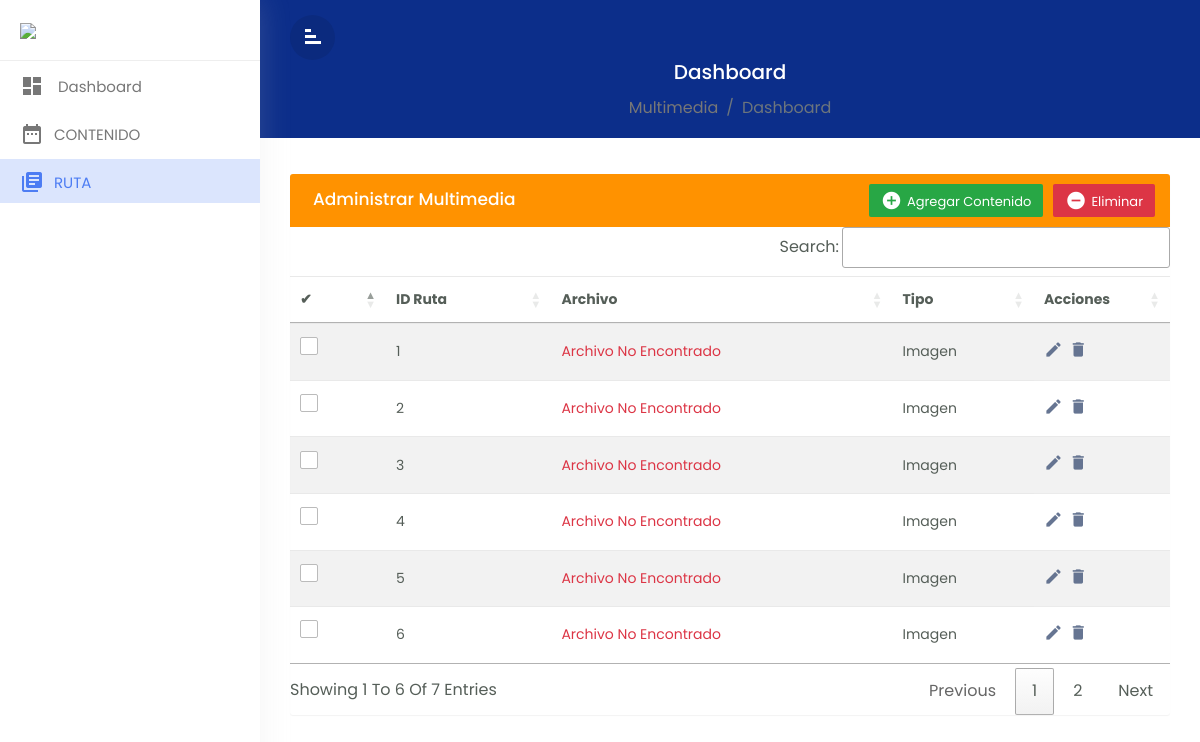
Page /Home/Ruta.php on the committed database.
### tables this page shows
CREATE TABLE `multimedia` (
  `idMultimedia` int(11) NOT NULL,
  `idTipo` int(11) DEFAULT NULL,
  `idContenido` int(11) DEFAULT NULL,
  `idRuta` int(11) NOT NULL
);

### Home/Ruta.Logica.php (called while the page is built, shortened)
<?php
class Actualizar
{
    static public function MostrarMultimedia()
    {
        $conn = Connetion::Conexcion();
        $stmt = $conn->prepare("
    SELECT m.idMultimedia, m.idTipo, m.idRuta, r.ruta
    FROM multimedia m
    INNER JOIN rutas r ON m.idRuta = r.idRuta
");
        $stmt->execute();
        $result1 = $stmt->fetchAll(PDO::FETCH_ASSOC);
        return $result1;
    }
    static public function MostrarTipo(){
        $conn = Connetion::Conexcion();
        $stmt = $conn->prepare("SELECT idTipo,nombre FROM tipo");
        $stmt ->execute();
        $resultado = $stmt->fetchAll(PDO::FETCH_ASSOC);
        return $resultado;
    }
}

### Home/Ruta.php (the view, shortened to what this page needs)
<?php
include_once("../Home/Ruta.Logica.php");
$result = Actualizar::MostrarMultimedia();
$resultado = Actualizar::MostrarTipo();
$tiposMap = [];
foreach ($resultado as $tipo) {
    $tiposMap[$tipo['idTipo']] = $tipo['nombre'];
}
?>
<!doctype html>
<html lang="en">
<head>
    <link rel="stylesheet" href="../css/bootstrap.min.css">
    <link rel="stylesheet" href="../css/custom.css">
    <link rel="stylesheet" href="https://cdn.datatables.net/1.13.6/css/jquery.dataTables.min.css">
</head>
<body>
    <div class="wrapper">
        <nav id="sidebar">
            <div class="sidebar-header">
                <h3><img src="https://encrypted-tbn0.gstatic.com/images?q=tbn:ANd9GcT0a47CvuB459su5Io-M3ptqwXeTd2qYeDKuA&s" class="img-fluid" /><span></span></h3>
            </div>
            <ul class="list-unstyled components">
                <li class="">
                    <a href="../Home/admin.php" class="dashboard"><i class="material-icons">dashboard</i>
                        <span>Dashboard</span></a>
                </li>
                <li class="">
                    <a href="../Home/Contenido.php"><i class="material-icons">date_range</i><span>CONTENIDO</span></a>
                </li>
                <li class="active">
                    <a href="../Home/Ruta.php"><i class="material-icons">library_books</i><span>RUTA
                        </span></a>
                </li>
            </ul>
        </nav>
        <div id="content">
            <div class="top-navbar">
            <div class="xp-topbar">
                <div class="row">
                    <div class="col-2 col-md-1 col-lg-1 order-2 order-md-1 align-self-center">
                        <div class="xp-menubar">
                            <span class="material-icons text-white">signal_cellular_alt</span>
                        </div>
                    </div>
                </div>
            </div>
                <div class="xp-breadcrumbbar text-center">
                    <h4 class="page-title">Dashboard</h4>
                    <ol class="breadcrumb">
                        <li class="breadcrumb-item"><a href="#">Multimedia</a></li>
                        <li class="breadcrumb-item active" aria-current="page">Dashboard</li>
                    </ol>
                </div>
            </div>
            <div class="main-content">
                <div class="row">
                    <div class="col-md-12">
                        <div class="table-wrapper">
                            <div class="table-title">
                                <div class="row">
                                    <div class="col-sm-6 p-0 d-flex justify-content-lg-start justify-content-center">
                                        <h2 class="ml-lg-2">Administrar Multimedia</h2>
                                    </div>
                                    <div class="col-sm-6 p-0 d-flex justify-content-lg-end justify-content-center">
                                        <a href="#addEmployeeModal" class="btn btn-success" data-toggle="modal">
                                            <i class="material-icons">&#xE147;</i>
                                            <span>Agregar Contenido</span>
                                        </a>
                                        <a href="#deleteEmployeeModal" class="btn btn-danger" data-toggle="modal">
                                            <i class="material-icons">&#xE15C;</i>
                                            <span>Eliminar</span>
                                        </a>
                                    </div>
                                </div>
                            </div>
                            <table class="table table-striped table-hover" id="tablaContenido">
                                <thead>
                                    <tr>
                                        <th>✔</th>
                                        <th>ID Ruta</th>
                                        <th>Archivo</th>
                                        <th>Tipo</th>
                                        <th>Acciones</th>
                                    </tr>
                                </thead>
                                <tbody>
                                    <?php
                                    foreach ($result as $value) {
                                        echo '<tr>
                                    <td>
                                        <span class="custom-checkbox">
                                            <input type="checkbox" id="checkbox' . $value['idMultimedia'] . '" name="options[]" value="' . $value['idMultimedia'] . '">
                                            <label for="checkbox' . $value['idMultimedia'] . '"></label>
                                        </span>
                                    </td>
                                     <td>' . $value['idRuta'] . '</td>';
                                        if (file_exists($value['ruta'])) {
                                            echo '<td><a href="' . $value['ruta'] . '" target="_blank" class="btn btn-primary">Ver más</a></td>';
                                        } else {
                                            echo '<td><span class="text-danger">Archivo no encontrado</span></td>';
                                        }
                                        echo '<td>' . (isset($tiposMap[$value['idTipo']]) ? htmlspecialchars($tiposMap[$value['idTipo']]) : 'Desconocido') . '</td>';
                                        echo '<td>
                                            <a href="#editEmployeeModal" class="edit" data-toggle="modal"
                                            data-id="' . $value['idMultimedia'] . '" data-tipo="' . $value['idTipo'] . '">
                                                <i class="material-icons" data-toggle="tooltip" title="Editar">&#xE254;</i>
                                            </a>
                                            <a href="#deleteEmployeeModal" class="delete" data-toggle="modal"
                                            data-id="' . $value['idMultimedia'] . '">
                                                <i class="material-icons" data-toggle="tooltip" title="Eliminar">&#xE872;</i>
                                            </a>
                                        </td>
                                    </tr>';
                                    }
                                    ; ?>
                                </tbody>
                            </table>
                        </div>
                </div>
            </div>
        </div>
</body>
</html>

### css/custom.css (style rules this page uses)
body,html { line-height:1.8; font-family:'Poppins',sans-serif; color:#555e58; text-transform:capitalize; font-weight:400; margin:0px; padding:0px; }
.material-icons { font-family: 'Material Icons'; font-weight: normal; font-style: normal; font-size: 24px; display: inline-block; line-height: 1; text-transform: none; letter-spacing: normal; word-wrap: normal; white-space: nowrap; direction: ltr; -webkit-font-smoothing: antialiased; text-rendering: optimizeLegibility; -moz-osx-font-smoothing: grayscale; font-feature-settings: 'liga'; }
a { color:#333; font-weight:400; }
ul,ol { padding:0px; margin:0px; list-style:none; }
a,a:hover,a:focus { color:#333; text-decoration:none; transition:all 0.3s; }
.wrapper { position:relative; width:100%; overflow:auto; }
#sidebar { position:fixed; height:100%!important; top:0; left:0; bottom:0; z-index:11; width:260px; overflow:auto; transition:all 0.3s; background-color:#fff; box-shadow:0 0 30px 0 rgba(200 200 200 / 20%); }
@media only screen and (min-width:992px) { #content { width:calc(100% - 260px); position:relative; float:right; transition:all 0.3s; } }
#sidebar .sidebar-header { padding:20px; background-color:#fff; border-bottom:1px solid #eee; }
.sidebar-header h3 { color:#333; font-size:17px; margin:0px; text-transform:uppercase; transition:all 0.5s ease; font-weight:600; }
.sidebar-header h3 img { width:45px; margin-right:10px; }
#sidebar ul li { padding:2px 0px; }
#sidebar ul li.active> a { color:#4c7cf3; background-color:#DBE5FD; }
#sidebar ul li.active> a i { color:#4c7cf3; }
#sidebar ul li a { padding:5px 10px 5px 20px; line-height:30px; font-size:15px; position:relative; font-weight:400; display:block; color:#777777; text-transform:capitalize; }
#sidebar ul li a i { position:relative; margin-right:10px; top:6px; }
#content { position:relative; transition:all 0.5s; background-attachment:#f9fafc; }
.top-navbar { width:100%; z-index:9; position:relative; padding:15px 30px; background-color:#0C2E8A; }
.xp-breadcrumbbar .page-title { font-size:20px; color:#fff; margin-bottom:0; margin-top:0; }
.breadcrumb { display:inline-flex; background-color:transparent; margin:0; padding:10px 0 0; }
.breadcrumb .breadcrumb-item a { color:#777777; }
.breadcrumb-item.active { color:#6c757d; }
.breadcrumb-item+.breadcrumb-item { padding-left:.5rem; }
.main-content { padding:30px 30px 0px 30px; }
.xp-menubar { border-radius:50%; width:45px; height:45px; line-height:45px; text-align:center; margin-right:20px; border:none; color:#fff; cursor:pointer; background-color:rgba(0,0,0,0.09); }
.xp-menubar span { margin:9px; padding:0px; transform:rotate(90deg); }
.table-wrapper { background-color: #fff; margin:6px 0px 40px 0px; width: 100%; overflow: auto; border-radius: 3px; box-shadow: 0 1px 1px rgb(0 0 0 / 5%); }
.table-title { background:#FF9200; color:#fff; position:sticky; top:0; width:100%; left:0; padding:10px 30px; border-radius:0px 0px 0 0; }
.table-title h2 { margin:5px 0 0; font-size:17px; }
.table-title .btn { color:#fff; float:right; font-size:13px; border:none; min-width:50px; border-radius:2px; border:none; outline:none!important; margin-left:10px; }
.table-title .btn i { float:left; font-size:21px; margin-right:5px; }
.table-title .btn span { float:left; margin-top:2px; }
table.table tr th, table.table tr td { border-color:#e9e9e9; padding:8px 15px; font-size:14px; font-weight: 400; vertical-align:middle; }
table.table tr th:first-child { width:60px; }
table.table tr th:last-child { width:100px; }
table.table td:last-child { opacity:0.9; font-size:22px; margin:0px 5px; }
table.table td a { font-weight:bold; color:#566787; display:inline-block; text-decoration:none; outline:none!important; }
.edit { color:#FFC107; }
.delete { color:#F44336; }
table.table td i { font-size:19px; }
.custom-checkbox { position:relative; }
.custom-checkbox label:before { width:18px; height:18px; }
.custom-checkbox label:before { content:""; margin-right:10px; display:inline-block; vertical-align:text-top; background-color:#fff; border:1px solid #bbb; border-radius:2px; box-sizing:border-box; z-index:2; }

### rows in the picture
multimedia: idRuta "1", idTipo "Imagen"
multimedia: idRuta "2", idTipo "Imagen"
multimedia: idRuta "3", idTipo "Imagen"
multimedia: idRuta "4", idTipo "Imagen"
multimedia: idRuta "5", idTipo "Imagen"
multimedia: idRuta "6", idTipo "Imagen"
